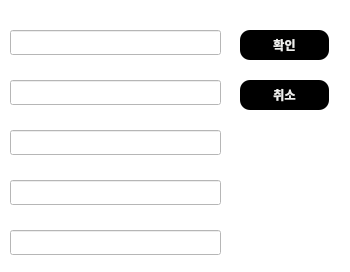
<?xml version="1.0" encoding="UTF-8"?>
<ui version="4.0">
 <class>edit</class>
 <widget class="QDialog" name="edit">
  <property name="geometry">
   <rect>
    <x>0</x>
    <y>0</y>
    <width>350</width>
    <height>272</height>
   </rect>
  </property>
  <property name="windowTitle">
   <string>Edit</string>
  </property>
  <property name="styleSheet">
   <string notr="true">background-color: rgb(255, 255, 255);</string>
  </property>
  <widget class="QLineEdit" name="text1">
   <property name="geometry">
    <rect>
     <x>10</x>
     <y>30</y>
     <width>211</width>
     <height>25</height>
    </rect>
   </property>
  </widget>
  <widget class="QLineEdit" name="text2">
   <property name="geometry">
    <rect>
     <x>10</x>
     <y>80</y>
     <width>211</width>
     <height>25</height>
    </rect>
   </property>
  </widget>
  <widget class="QLineEdit" name="text3">
   <property name="geometry">
    <rect>
     <x>10</x>
     <y>130</y>
     <width>211</width>
     <height>25</height>
    </rect>
   </property>
  </widget>
  <widget class="QPushButton" name="ok_btn">
   <property name="geometry">
    <rect>
     <x>240</x>
     <y>30</y>
     <width>89</width>
     <height>30</height>
    </rect>
   </property>
   <property name="font">
    <font>
     <family>Sans</family>
     <weight>75</weight>
     <bold>true</bold>
    </font>
   </property>
   <property name="styleSheet">
    <string notr="true">QPushButton{
	background-color: rgb(0, 0, 0);
	color: rgb(238, 238, 236);
    border-radius: 10px;
}
QPushButton:hover{
	background-color: rgb(255, 255, 255);
	color: rgb(0, 0, 0);
    border-radius: 10px;
}</string>
   </property>
   <property name="text">
    <string>확인</string>
   </property>
  </widget>
  <widget class="QPushButton" name="exit_btn">
   <property name="geometry">
    <rect>
     <x>240</x>
     <y>80</y>
     <width>89</width>
     <height>30</height>
    </rect>
   </property>
   <property name="font">
    <font>
     <family>Sans</family>
     <weight>75</weight>
     <bold>true</bold>
    </font>
   </property>
   <property name="styleSheet">
    <string notr="true">QPushButton{
	background-color: rgb(0, 0, 0);
	color: rgb(238, 238, 236);
    border-radius: 10px;
}
QPushButton:hover{
	background-color: rgb(255, 255, 255);
	color: rgb(0, 0, 0);
    border-radius: 10px;
}</string>
   </property>
   <property name="text">
    <string>취소</string>
   </property>
  </widget>
  <widget class="QLabel" name="label1">
   <property name="geometry">
    <rect>
     <x>10</x>
     <y>10</y>
     <width>67</width>
     <height>17</height>
    </rect>
   </property>
   <property name="text">
    <string/>
   </property>
  </widget>
  <widget class="QLabel" name="label2">
   <property name="geometry">
    <rect>
     <x>10</x>
     <y>60</y>
     <width>67</width>
     <height>17</height>
    </rect>
   </property>
   <property name="text">
    <string/>
   </property>
  </widget>
  <widget class="QLabel" name="label3">
   <property name="geometry">
    <rect>
     <x>10</x>
     <y>110</y>
     <width>67</width>
     <height>17</height>
    </rect>
   </property>
   <property name="text">
    <string/>
   </property>
  </widget>
  <widget class="QLabel" name="label4">
   <property name="geometry">
    <rect>
     <x>10</x>
     <y>160</y>
     <width>67</width>
     <height>17</height>
    </rect>
   </property>
   <property name="text">
    <string/>
   </property>
  </widget>
  <widget class="QLineEdit" name="text4">
   <property name="geometry">
    <rect>
     <x>10</x>
     <y>180</y>
     <width>211</width>
     <height>25</height>
    </rect>
   </property>
  </widget>
  <widget class="QLineEdit" name="text5">
   <property name="geometry">
    <rect>
     <x>10</x>
     <y>230</y>
     <width>211</width>
     <height>25</height>
    </rect>
   </property>
  </widget>
  <widget class="QLabel" name="label5">
   <property name="geometry">
    <rect>
     <x>10</x>
     <y>210</y>
     <width>67</width>
     <height>17</height>
    </rect>
   </property>
   <property name="text">
    <string/>
   </property>
  </widget>
 </widget>
 <resources/>
 <connections/>
</ui>
